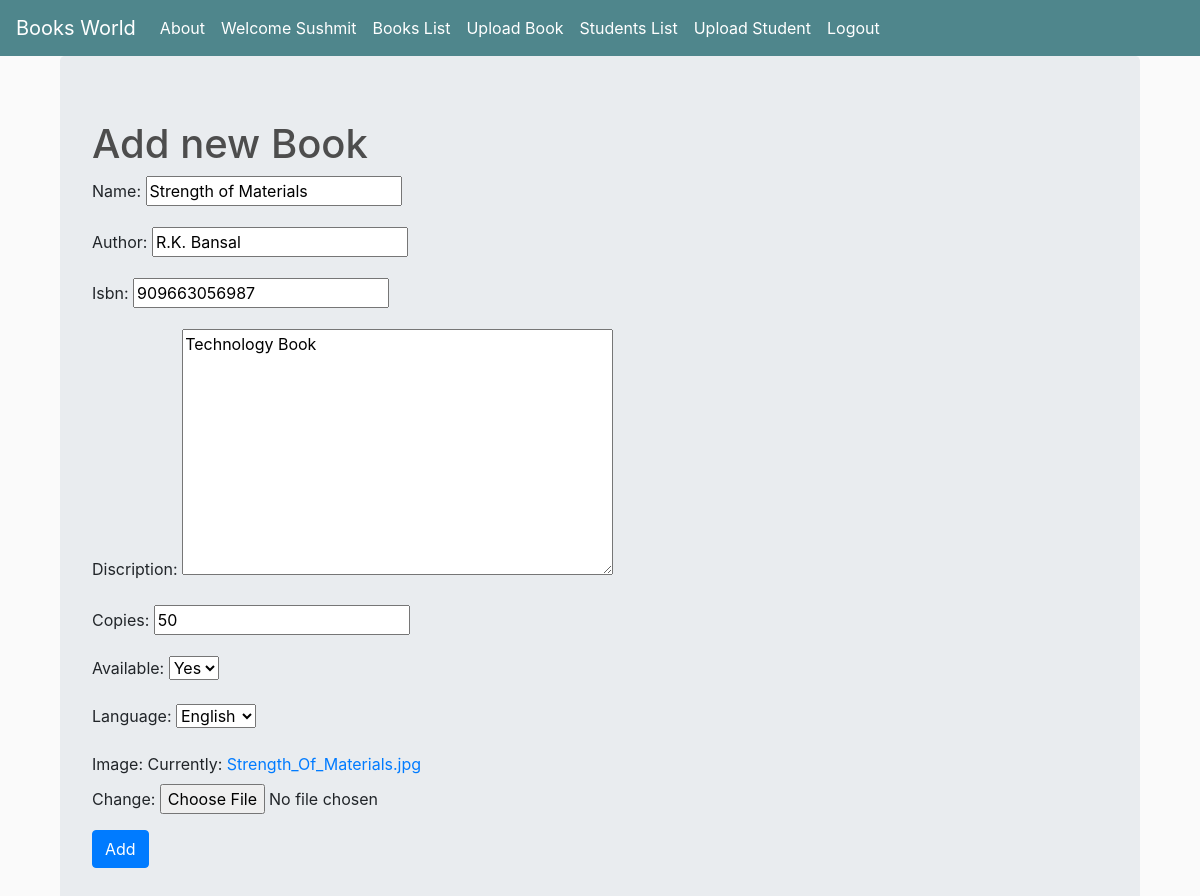
The app's page /book_update/4/ (signed in) with its own data.
### book/models.py (models this page shows, shortened)
class Book(models.Model):
    name = models.CharField(max_length = 60)
    author = models.CharField(max_length = 40, default = 'Random')
    isbn = models.CharField(max_length = 12)
    discription = models.TextField()
    copies = models.IntegerField(default = 50)
    available = models.CharField(max_length = 3, choices = Available, default = 'Yes')
    language = models.CharField(max_length = 7, choices = Language, default = 'English')
    image = models.ImageField()

### book/views.py (the view)
# urls.py: path('book_update/<int:pk>/', views.Book_update.as_view(), name = 'book_update'),
class Book_update(LoginRequiredMixin, UpdateView):
    login_url = '/login/'
    redirect_field_name = 'book/book_list.html'
    fields = ('name','author','isbn','discription','copies','available','language','image')
    model = Book
    success_url = reverse_lazy('book_list')

### book/templates/book/book_form.html (shortened to what this page needs)
{% extends 'book/base.html' %}
{% block body_block %}
<div class="container">
  <div class="jumbotron">
    <h1>Add new Book</h1>
    <form   enctype='multipart/form-data' method="post">
      {{ form.as_p }}
      <input type="submit" class="btn btn-primary" value="Add">
    </form>
</div>
</div>
{% endblock %}

### book/templates/book/base.html (shortened to what this page needs)
<!DOCTYPE html>
{% load static %}
<html lang="en" dir="ltr">
  <head>
    <link rel="stylesheet" href="https://stackpath.bootstrapcdn.com/bootstrap/4.5.2/css/bootstrap.min.css">
   <link rel="stylesheet" type="text/css" href="{% static 'css/main.css' %}">
  </head>
  <body>
    <nav class="navbar navbar-expand-lg navbar-dark bg-dark">
  <a class="navbar-brand" href="#">Books World</a>
  <div class="collapse navbar-collapse" id="navbarSupportedContent">
    <ul class="navbar-nav mr-auto">
      <li class="nav-item active">
        <a class="nav-link" href="{% url 'about' %}">About <span class="sr-only">(current)</span></a>
      </li>
      {% if user.is_authenticated %}
		  <li class="nav-item active">
            <a class="nav-link" href="#">Welcome {{request.user.first_name}}<span class="sr-only">(current)</span></a>
          </li>
          <li class="nav-item active">
            <a class="nav-link" href="{% url 'book_list' %}">Books List<span class="sr-only">(current)</span></a>
          </li>
          <li class="nav-item active">
            <a class="nav-link" href="{% url 'Create-Book' %}">Upload Book<span class="sr-only">(current)</span></a>
          </li>
		  <li class="nav-item active">
            <a class="nav-link" href="{% url 'student_list' %}">Students List<span class="sr-only">(current)</span></a>
          </li>
          <li class="nav-item active">
            <a class="nav-link" href="{% url 'Create-Student' %}">Upload Student<span class="sr-only">(current)</span></a>
          </li>
          <li class="nav-item active" style="float: right;">
            <a class="nav-link" href="{% url 'logout' %}">Logout <span class="sr-only">(current)</span></a>
          </li>
      {% endif %}
    </ul>
  </div>
</nav>
  <div class="container">
     {% block body_block %}
     {% endblock %}
  </div>
  </body>
</html>

### book/static/css/main.css (style rules this page uses)
body { background-color: hsl(0, 0%, 98%); }
h1,h2,h3,h4,h5,h6 { color:hsl(0, 0%, 30%); }
.bg-dark { background-color: #4f868c!important; }

### records on screen
Book: name "Strength of Materials", author "R.K. Bansal", isbn "909663056987", discription "Technology Book", copies "50", available "Yes", language "English"

### other values on screen
{{ request.user.first_name }} "Sushmit"
